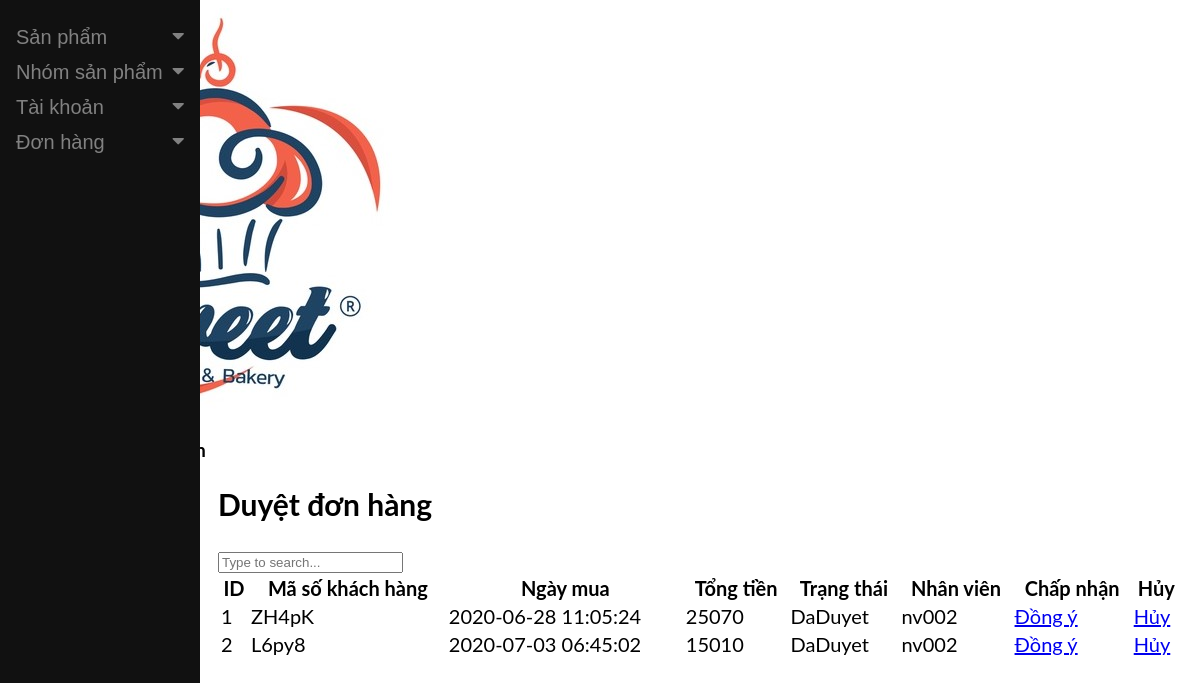
Screenshot of /test_admin/index.php?action=check_cart with the database file from the repository.
### tables this page shows
CREATE TABLE `dathang` (
  `SoDonDH` varchar(5) NOT NULL,
  `MSKH` varchar(5) DEFAULT NULL,
  `MSNV` varchar(5) DEFAULT NULL,
  `NgayDH` datetime NOT NULL,
  `TrangThai` varchar(10) NOT NULL
);

### admin/includes/check_cart.php (the view, shortened to what this page needs)
<div class="form_box">
    <h2>Duyệt đơn hàng</h2>
    <form action="" method="get" enctype="multipart/form-data">
        <div class="search_bar">
            <input type="text" id="search" placeholder="Type to search..." />
        </div>
        <table align="center" width="100%">
            <thead>
                <tr>
                    <th>ID</th>
                    <th>Mã số khách hàng</th>
                    <th>Ngày mua</th>
                    <th>Tổng tiền</th>
                    <th>Trạng thái</th>
                    <th>Nhân viên</th>
                    <th>Chấp nhận</th>
                    <th>Hủy</th>
                </tr>
            </thead>
            <?php
            function total_price_order($SoDonDH)
            {
                global $con;
                $total = 0;
                $run_cart = mysqli_query($con, "select * from chitietdathang where SoDonDH='$SoDonDH' ");
                while ($row = mysqli_fetch_array($run_cart)) {
                    $product_price = $row['GiaDatHang'];
                    $qty = $row['SoLuong'];
                    $values_qty = $product_price * $qty;
                    $total += $values_qty;
                }
                return $total;
            }
            $all_dathang = mysqli_query($con, "select * from dathang");
            while ($row = mysqli_fetch_array($all_dathang)) {
                $SoDonDH = $row["SoDonDH"];
                $GiaTong = total_price_order($SoDonDH);
            ?>
            <tbody>
                <tr>
                    <td class="text-center"><?php echo $row['SoDonDH']; ?></td>
                    <td><?php echo $row['MSKH']; ?></td>
                    <td><?php echo $row['NgayDH']; ?></td>
                    <td><?php echo $GiaTong; ?></td>
                    <td><?php echo $row['TrangThai']; ?></td>
                    <td><?php echo $row['MSNV']; ?></td>
                    <td>
                        <a class="btn btn-primary btn-submit btn-sm"
                            href="index.php?action=check_cart&accept=<?php echo $row['SoDonDH']; ?>">Đồng ý</a>
                    </td>
                    <td>
                        <a class="btn btn-danger btn-submit btn-sm"
                            href="index.php?action=check_cart&cancel=<?php echo $row['SoDonDH']; ?>">Hủy</a>
                    </td>
                </tr>
            </tbody>
            <?php
            }
            ?>
        </table>
    </form>
</div>

### test_admin/index.php (style rules this page uses)
body { font-family: "Lato", sans-serif; }

### rows the page displays
dathang: SoDonDH "1", MSKH "ZH4pK", NgayDH "2020-06-28 11:05:24", GiaTong "25070", TrangThai "DaDuyet", MSNV "nv002"
dathang: SoDonDH "2", MSKH "L6py8", NgayDH "2020-07-03 06:45:02", GiaTong "15010", TrangThai "DaDuyet", MSNV "nv002"
